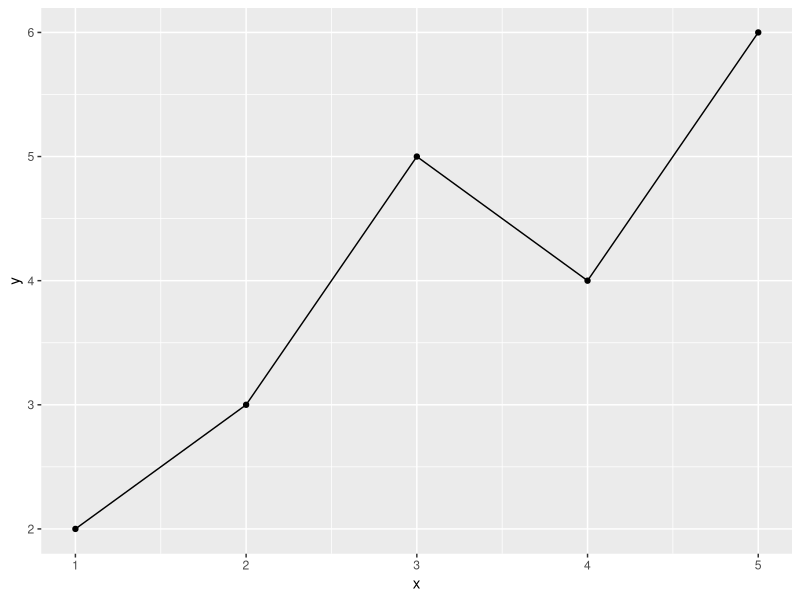

Reproduce this figure in R. (Note: this script raises an error after producing the figure.)
## ---- chunk 1
#Hey I am ale, this is my section! 
myname <- 'Ale'
print(myname)
## ---- chunk 2
#Hey, I am Thelma and this is my section!
numbers <- c(2, 3 , 4)
sum (numbers)
print(sum)
## ---- chunk 3
library(tidyverse)

#Hey! I am Marco, this is my section!
df <- data.frame(x = 1:5, y = c(2, 3, 5, 4, 6))

ggplot(df, aes(x, y)) +
  geom_point() +
  geom_line()
## ---- chunk 4
#This is Mei Lin section

data = tibble(numbers = c(1,2,3), text = c('A','B','C'))

## ---- chunk 5
# add vector with big number
data <- data |> merge(
  numbers_big = c(2462,1542,8342)
)
